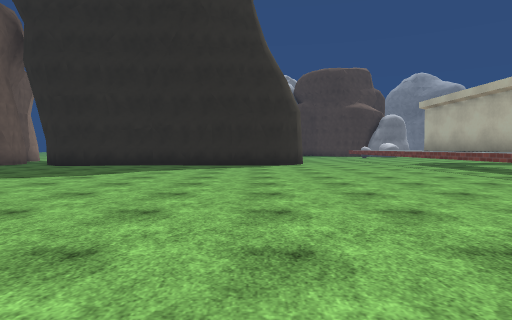
view 1 (above)

24 first-person views from a walk through a 3-D level made in the Unity game engine. The camera is 1.2 m above the floor, tilts 2° down and sees 75° across. The floor is counted in squares, 2 m on a side. Each view is taken from the middle of a square. On the plan, view 1 faces up. The plan holds only what a view shows up to about 10 squares ahead; the rest is blank. The place goes on beyond the plan. The player character is not drawn. Some animated figures are left out. Some surface patterns are stand-ins.

view 2
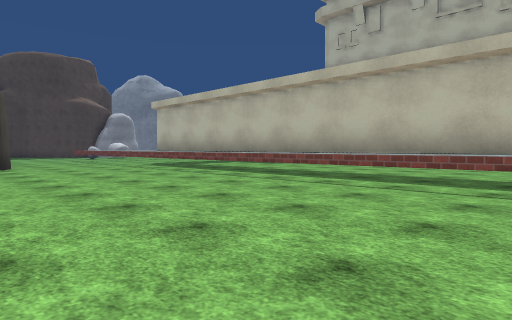

view 3
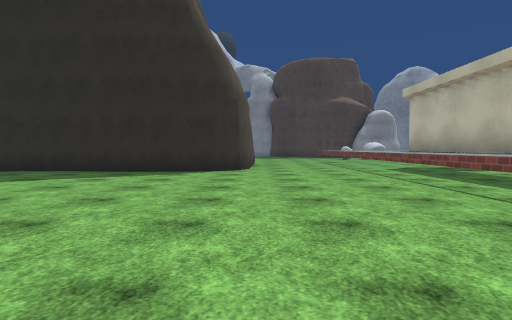

view 4
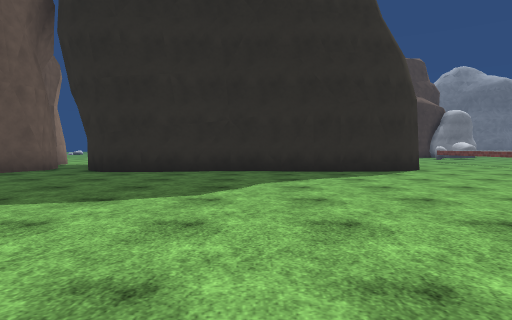

view 5
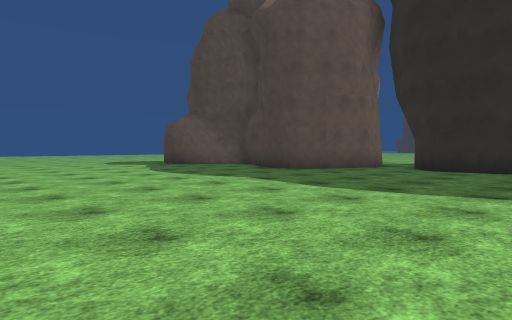

view 6
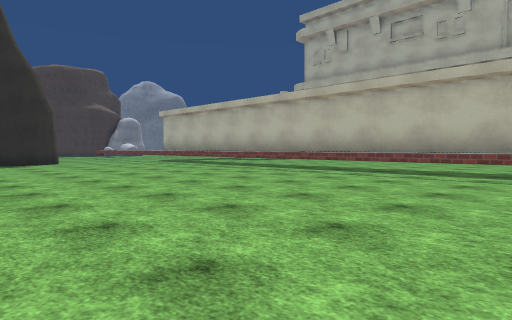

view 7
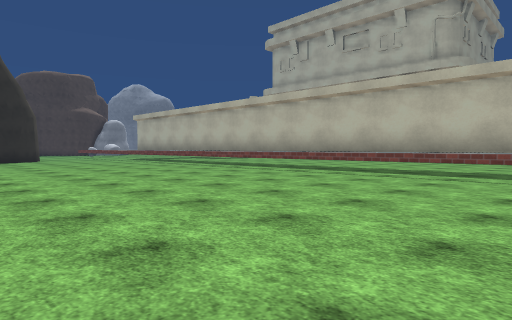

view 8
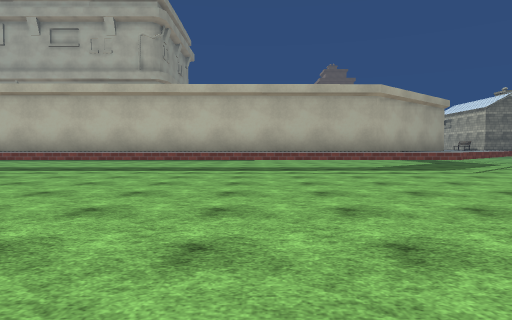

view 9
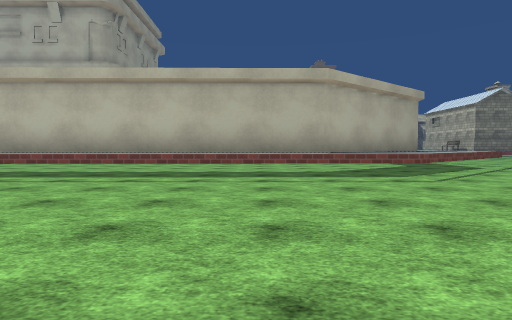

view 10
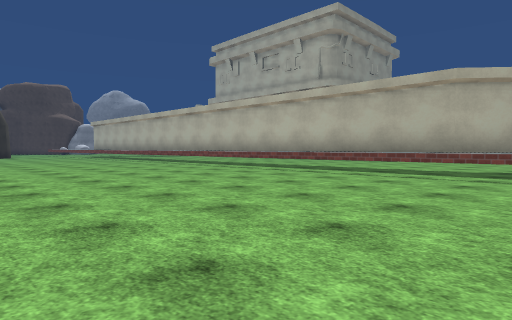

view 11
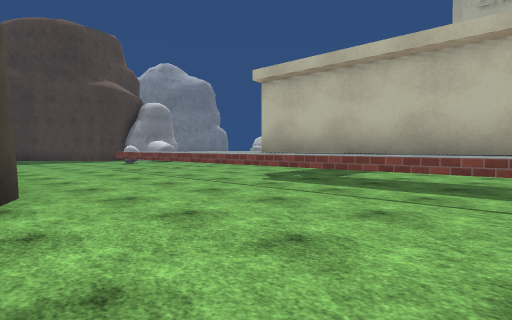

view 12
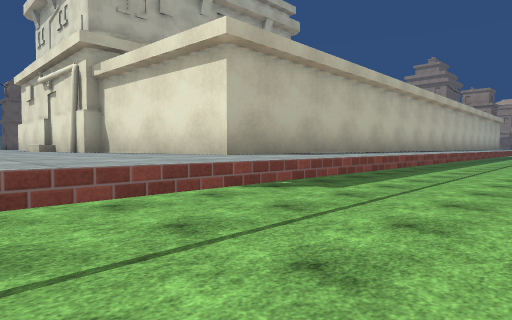

view 13
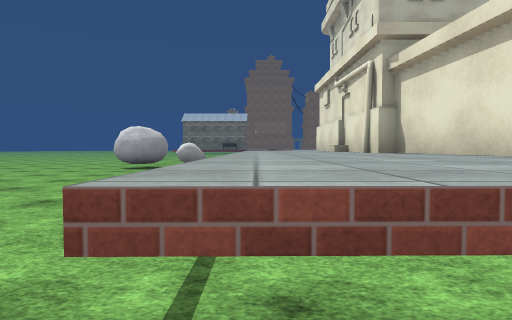

view 14
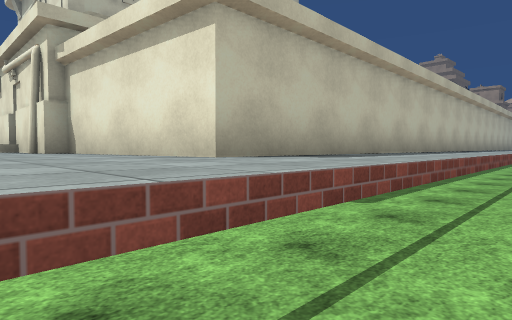

view 15
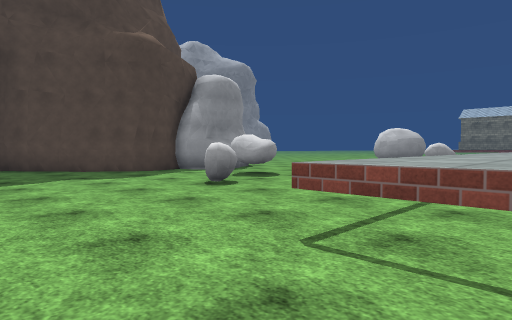

view 16
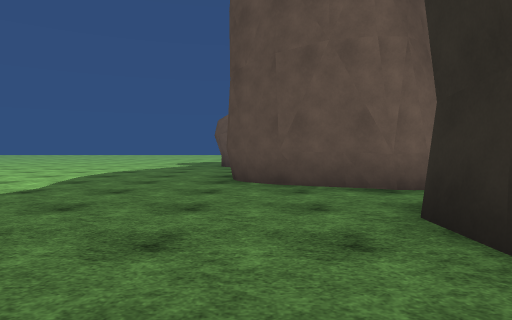

view 17
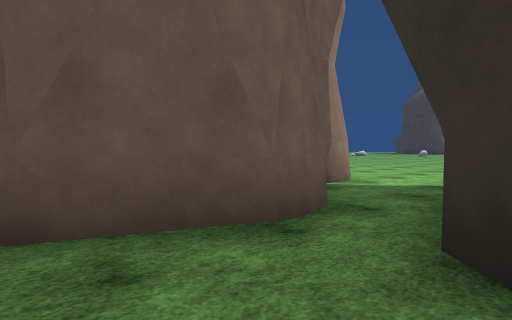

view 18
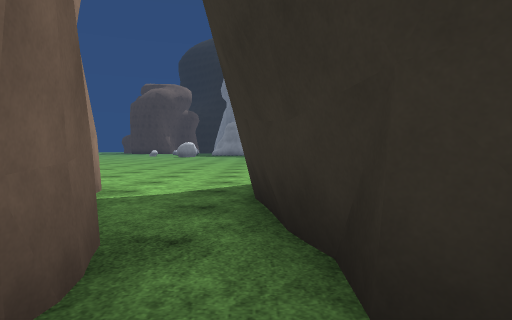

view 19
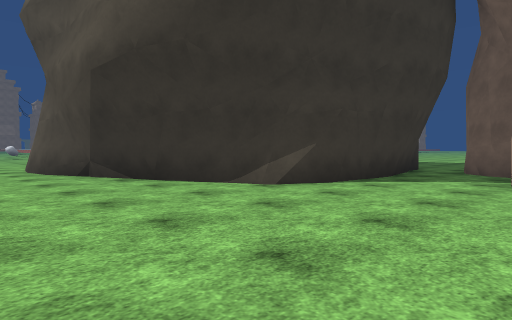

view 20
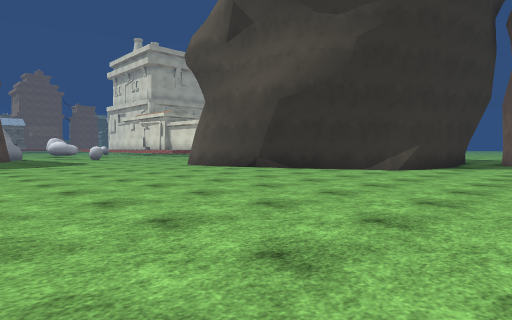

view 21
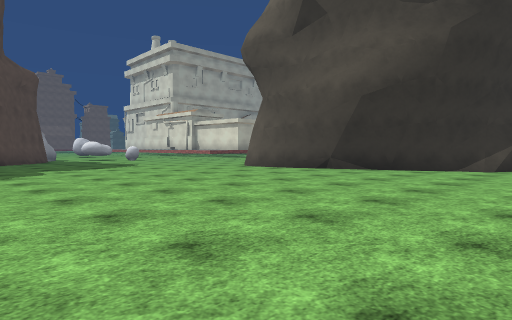

view 22
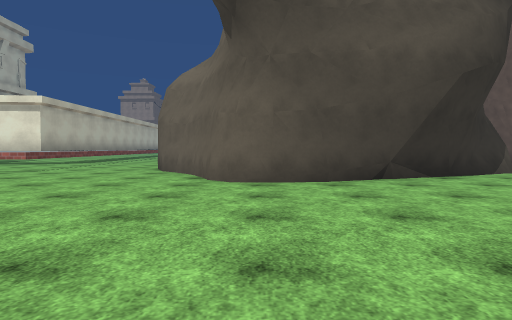

view 23
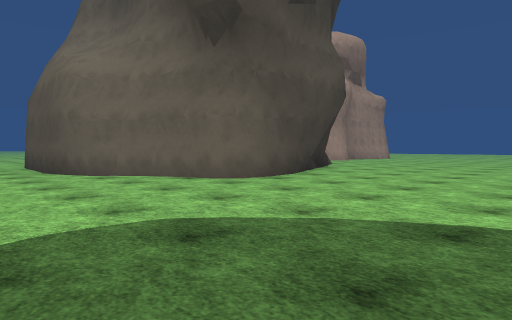

view 24
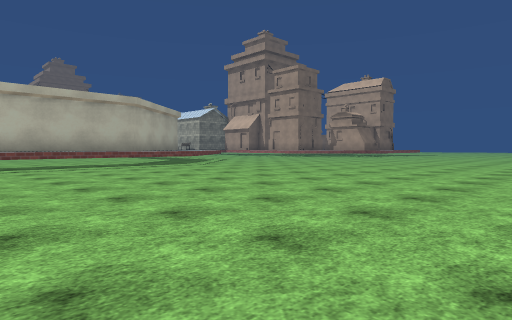

### Floor plan
Key: @ floor where view 1 was taken; # wall or solid block; x gap in a wall; . floor; ^ raised ledge; T thing the floor can be seen under or through.
Columns run from 11 left of view 1 to 14 right of it. Each row starts with its distance up from view 1.
 28   .....
 27 .............  ##
 26 ................##
 25 .................####
 24 ....................#   ..
 23 ...................... ...
 22 ...................##.....
 21 ..................#......#
 20 .........##..............#
 19 ......######........  .#
 18 ....###    #.......   .x
 17 ....#      ##...^^^^^^^^
 16 #..T        ##..^^^^^^^^
 15 #..T         #..^^^^^^^^^^
 14  ..T        ##..^^^^^#####
 13  TTT        #...^^#
 12   T.#########...^^#
 11  ##.............^^#
 10 ##..............^^#
  9 ................^^#
  8 ................^^#
  7 ................^^#
  6 ................^^#
  5 ................^^#
  4 ................^^#
  3 ................^^#
  2    ..... .......^^#
  1          .......^^#
  0          ..@....^^#
 -1          .......^^#
 -2          .......^^#
 -3          .......^^#
 -4       ..........^^#
 -5       ..........^^#
 -6       ..........^^#
 -7       ..........^^#
 -8       ...........^^
 -9        ..........^^
-10        ..........^^#
-11        ..........^^^#
-12        ....... ..^^ #

Positions as (right, up) in squares from view 1, and headings:
1: (0, 0), facing up
2: (0, 1), facing up-right
3: (2, 3), facing up
4: (-3, 3), facing up
5: (-4, 2), facing up-left
6: (-2, -2), facing up-right
7: (-2, -5), facing up-right
8: (-3, -6), facing right
9: (-1, -8), facing right
10: (-2, -12), facing up-right
11: (1, 8), facing up-right
12: (3, 17), facing down-right
13: (4, 17), facing right
14: (4, 16), facing down-right
15: (3, 16), facing up-right
16: (-4, 10), facing left
17: (-7, 10), facing up-left
18: (-8, 11), facing up
19: (-11, 22), facing down-right
20: (-11, 27), facing down-right
21: (-9, 28), facing down-right
22: (-1, 26), facing down
23: (4, 25), facing down-left
24: (-5, -4), facing down-right
